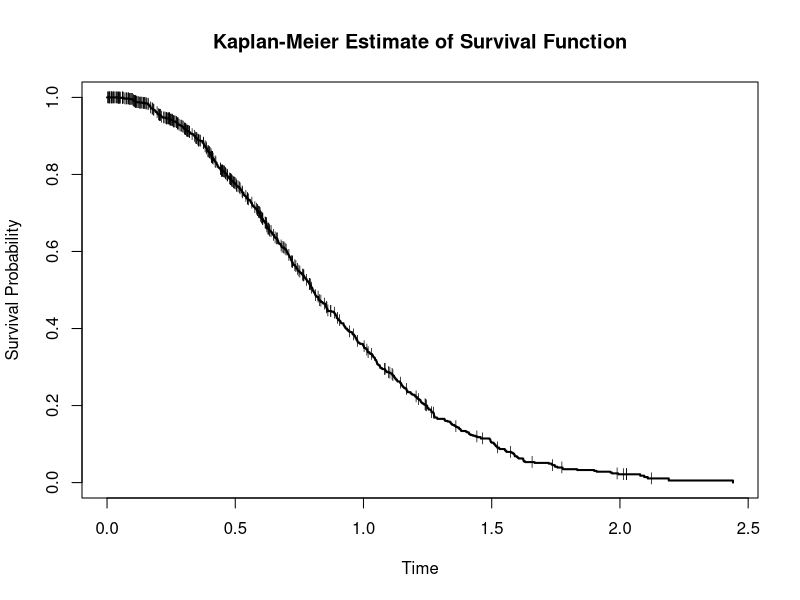
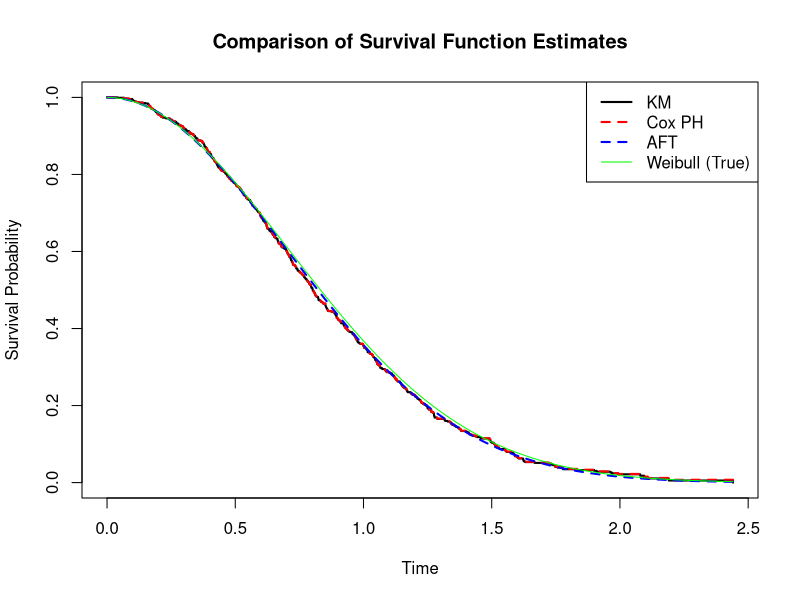
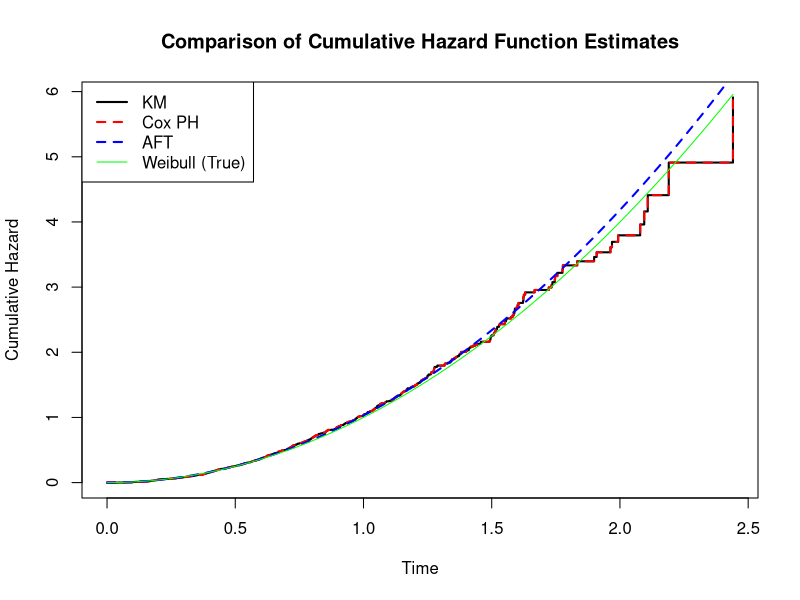

Reproduce these figures in R, in order.
## ---- chunk 1
library(survival)
## ---- chunk 2
set.seed(475)
## ---- chunk 3
# Number of observations
n <- 1000

# Failure times
T <- rweibull(n, shape = 2, scale = 1)

# Censoring times
C <- rexp(n, rate = 0.5)

# Follow-up times
X <- pmin(T, C)

# Indicators for whether the event was observed (status)
delta <- ifelse(T <= C, 1, 0)

# Data frame with follow-up times and statuses
data <- data.frame(time = X, status = delta)
## ---- chunk 4
# KM estimate
km_fit <- survfit(Surv(time, status) ~ 1, data = data)

# Plot of KM estimate
plot(km_fit, conf.int = FALSE, mark.time = TRUE, pch = "|", lwd = 2, cex = 0.75,
     main = "Kaplan-Meier Estimate of Survival Function", xlab = "Time",
     ylab = "Survival Probability")
## ---- chunk 5
# AFT model
model_aft <- survreg(Surv(time, status) ~ 1, data = data, dist = "weibull")
summary(model_aft)
## ---- chunk 6
# AFT parameters
beta0_aft <- model_aft$coefficients["(Intercept)"]
tau_aft <- model_aft$scale

# AFT survival function
S_aft <- function(t) {
  W_aft <- (log(t) - beta0_aft) / tau_aft
  return(exp(-exp(W_aft)))
}

# AFT cumulative hazard function
H_aft <- function(t) {
  W_aft <- (log(t) - beta0_aft) / tau_aft
  return(exp(W_aft))
}
## ---- chunk 7
# Cox PH model
model_coxph <- coxph(Surv(time, status) ~ 1, data = data)
summary(model_coxph)
## ---- chunk 8
# Cox PH survival and cumulative hazard functions
coxph_fit <- survfit(model_coxph)
## ---- chunk 9
# True survival function of Weibull distribution
S_weibull <- function(t) {
  return(1 - pweibull(t, shape = 2, scale = 1))
}

# True cumulative hazard function of Weibull distribution
H_weibull <- function(t) {
  return(-log(1 - pweibull(t, shape = 2, scale = 1)))
}
## ---- chunk 10
# Plot of survival function estimates
plot(km_fit, conf.int = FALSE, lwd = 2,
     main = "Comparison of Survival Function Estimates",
     xlab = "Time", ylab = "Survival Probability")
lines(coxph_fit, col = "red", lty = 2, lwd = 2, conf.int = FALSE)
curve(S_aft, add = TRUE, col = "blue", lty = 2, lwd = 2)
curve(S_weibull, add = TRUE, col = "green")
legend("topright", legend = c("KM", "Cox PH", "AFT", "Weibull (True)"),
       col = c("black", "red", "blue", "green"), lty = c(1, 2, 2, 1),
       lwd = c(2, 2, 2, 1))
## ---- chunk 11
# Plot of cumulative hazard function estimates
plot(km_fit, conf.int = FALSE, lwd = 2,
     main = "Comparison of Cumulative Hazard Function Estimates",
     xlab = "Time", ylab = "Cumulative Hazard", cumhaz = TRUE)
lines(coxph_fit, col = "red", lty = 2, lwd = 2, conf.int = FALSE, cumhaz = TRUE)
curve(H_aft, add = TRUE, col = "blue", lty = 2, lwd = 2)
curve(H_weibull, add = TRUE, col = "green")
legend("topleft", legend = c("KM", "Cox PH", "AFT", "Weibull (True)"),
       col = c("black", "red", "blue", "green"), lty = c(1, 2, 2, 1),
       lwd = c(2, 2, 2, 1))
## ---- chunk 12
# Data frame of quartiles for each model
quartiles <- t(data.frame(
  km = quantile(km_fit, probs = c(0.25, 0.5, 0.75), conf.int = FALSE),
  coxph = quantile(coxph_fit, probs = c(0.25, 0.5, 0.75), conf.int = FALSE),
  aft = qsurvreg(c(0.25, 0.5, 0.75), mean = beta0_aft, scale = tau_aft,
                 distribution = "weibull"),
  weibull = qweibull(c(0.25, 0.5, 0.75), shape = 2, scale = 1)
))
rownames(quartiles) <- c("KM", "Cox PH", "AFT", "Weibull (True)")

# Table of quartiles for each model
knitr::kable(quartiles, col.names = c("Method", "Q1", "Median", "Q3"),
             caption = "Comparison of Estimated Quartiles")
